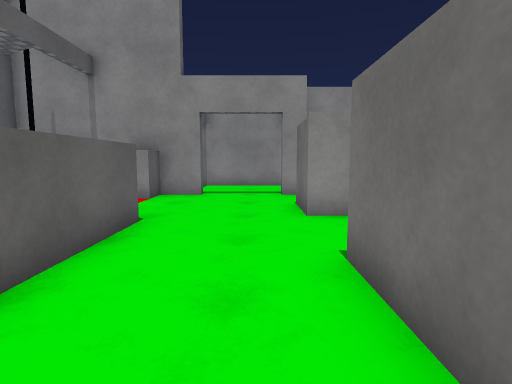
view 1 (above)

22 first-person views from a walk through a scene from a Unity 3-D project. The camera is 1.2 m above the floor, tilts 6° down and sees 80° across. The floor is counted in squares, 1 m on a side. Each view is taken from the middle of a square. On the plan, view 1 faces up. The plan holds only what a view shows up to about 13 squares ahead; the rest is blank. Surface patterns are stand-ins for the level's own textures.

view 2
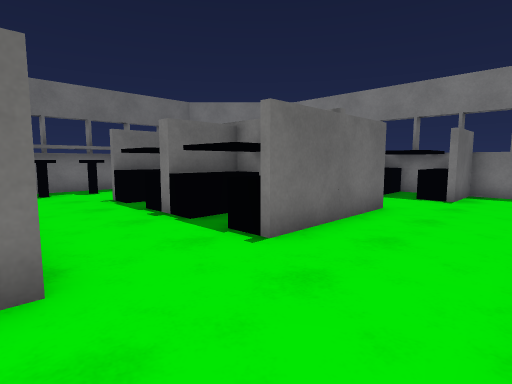

view 3
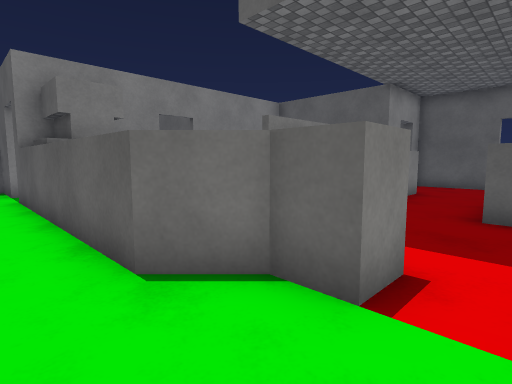

view 4
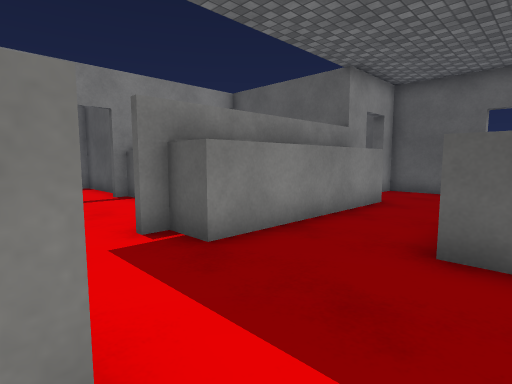

view 5
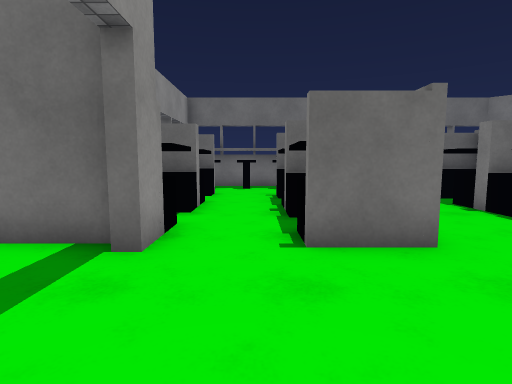

view 6
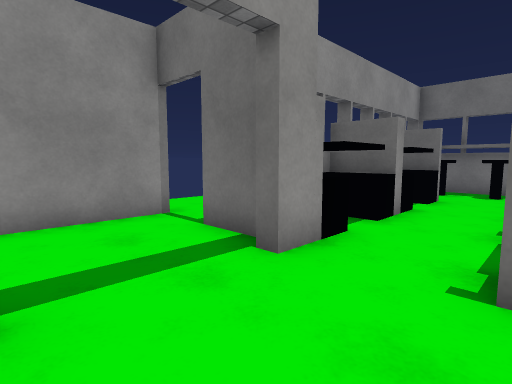

view 7
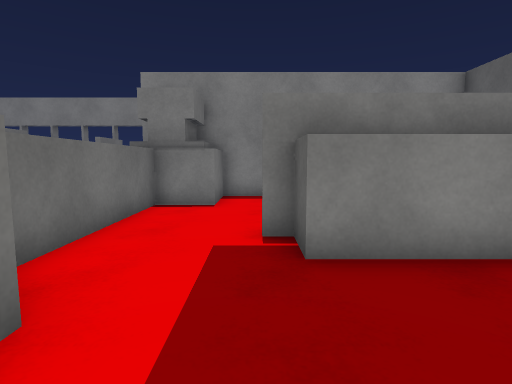

view 8
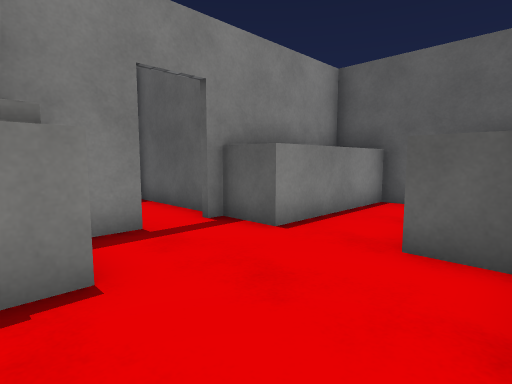

view 9
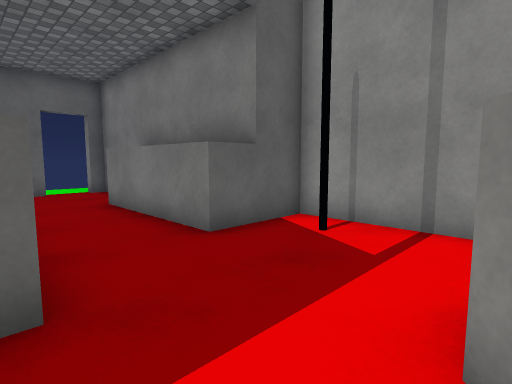

view 10
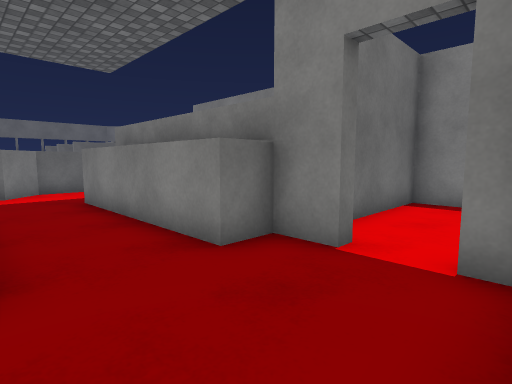

view 11
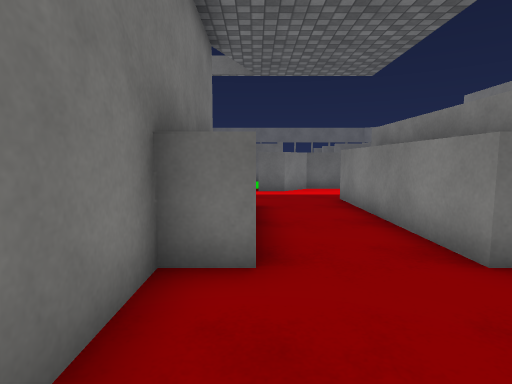

view 12
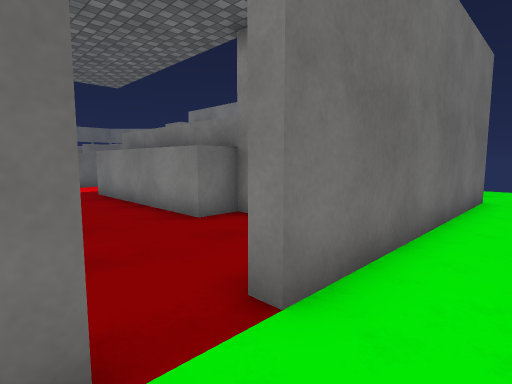

view 13
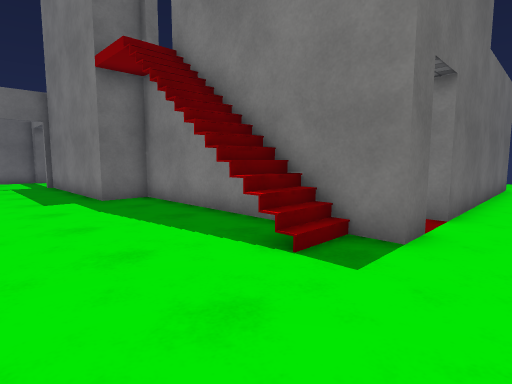

view 14
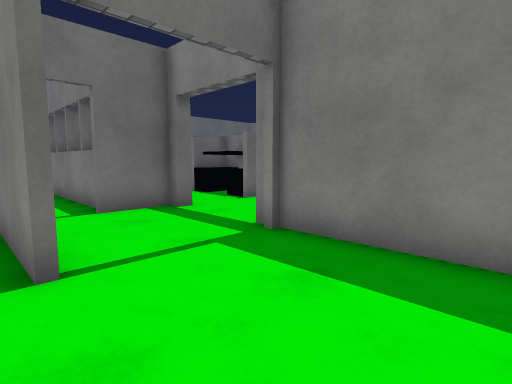

view 15
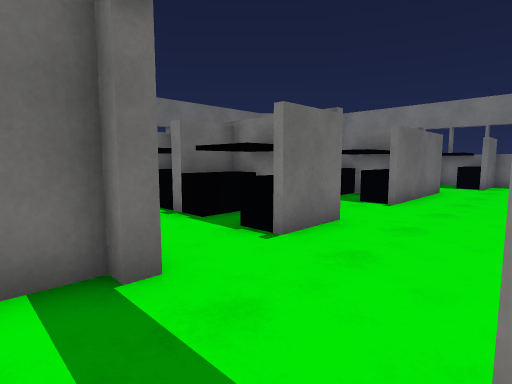

view 16
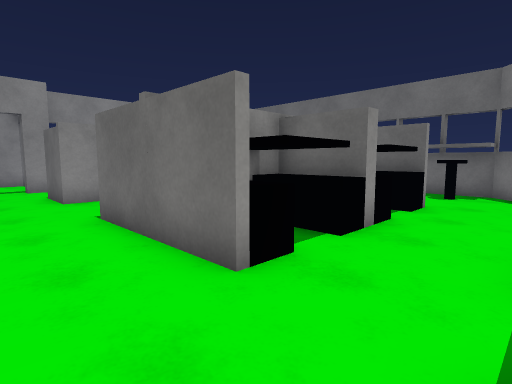

view 17
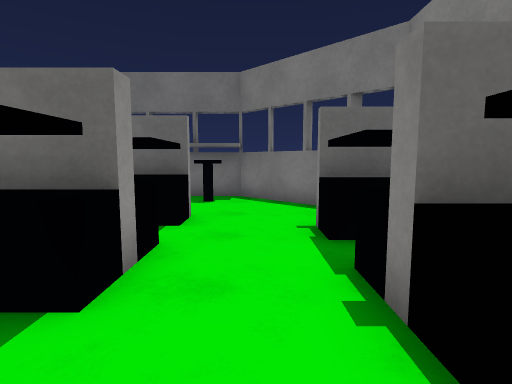

view 18
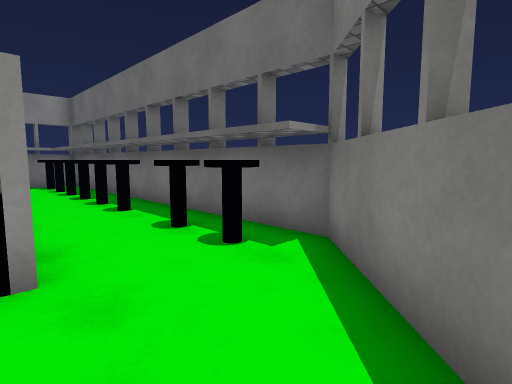

view 19
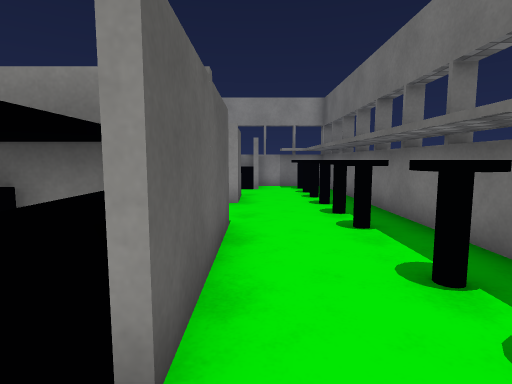

view 20
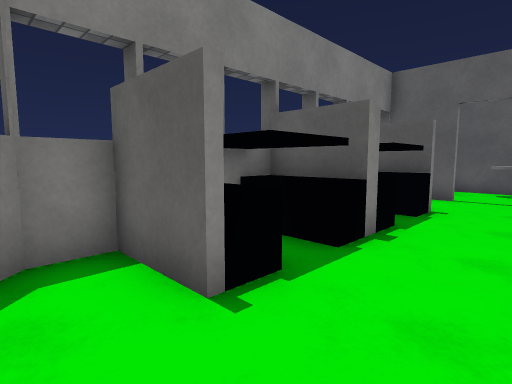

view 21
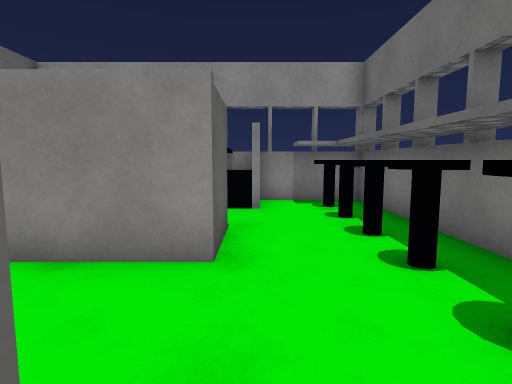

view 22
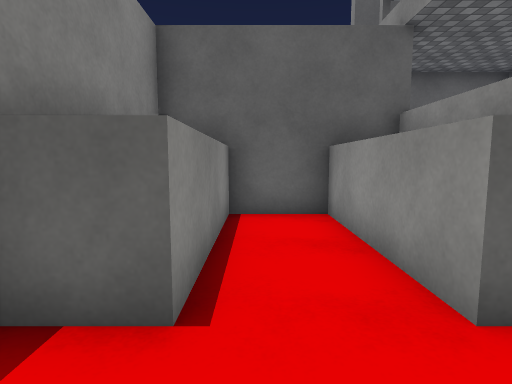

### Floor plan
Key: @ floor where view 1 was taken; # wall or solid block; x gap in a wall; . floor; = window, fence, low wall or low ledge; ^ raised ledge; v drop or lower ground; O other object.
Columns run from 18 left of view 1 to 11 right of it. Each row starts with its distance up from view 1.
 16                     ..
 15             . ....  ..
 14 . .....      ...####.
 13  .......................
 12 ...................###^#^^####
 11 ...=v.....#######..##  #  ####
 10 ...OO=....#...^^............##
  9 ..########^.................##
  8 ......^^^^^...^....#^^#^^^..##
  7 ..#...........^^...#######..##
  6 ..#............^............##
  5 ..#..^^^^^^^...^^...........##
  4 ..#.x#^^^^^#...^^...........##
  3 ..#..#^^^^^....^^..#^ #^ ^..##
  2  .#..#.........^^..# ^# ^#..##
  1  .#..#.......##^#..#^^#^^#..##
  0  .# .#^^^^^..^ ##.@# ^#^ ^..##
 -1  .#########.#####...........##
 -2  .        #.##  #...........##
 -3  ..       #.#   #.#^^^^^^..##
 -4  ..       # #   #.#  #  #. #
 -5  ..       #     ###^^^^^###
 -6                           #

Where each view was taken, in squares from view 1:
view 1: 0 up, 0 right, facing up
view 2: 7 up, 2 left, facing down-right
view 3: 9 up, 1 left, facing down-left
view 4: 9 up, 4 left, facing down-left
view 5: 9 up, 3 left, facing right
view 6: 8 up, 2 left, facing up-right
view 7: 9 up, 6 left, facing down
view 8: 4 up, 4 left, facing down-left
view 9: 5 up, 4 left, facing up-left
view 10: 8 up, 16 left, facing down-right
view 11: 8 up, 16 left, facing right
view 12: 9 up, 18 left, facing down-right
view 13: 14 up, 18 left, facing down-right
view 14: 15 up, 6 left, facing down-right
view 15: 12 up, 2 left, facing down-right
view 16: 3 down, 1 left, facing up-right
view 17: 2 down, 1 right, facing right
view 18: 4 down, 7 right, facing up-right
view 19: 2 down, 8 right, facing up
view 20: 1 down, 8 right, facing down-left
view 21: 3 up, 8 right, facing up
view 22: 1 up, 6 left, facing left
